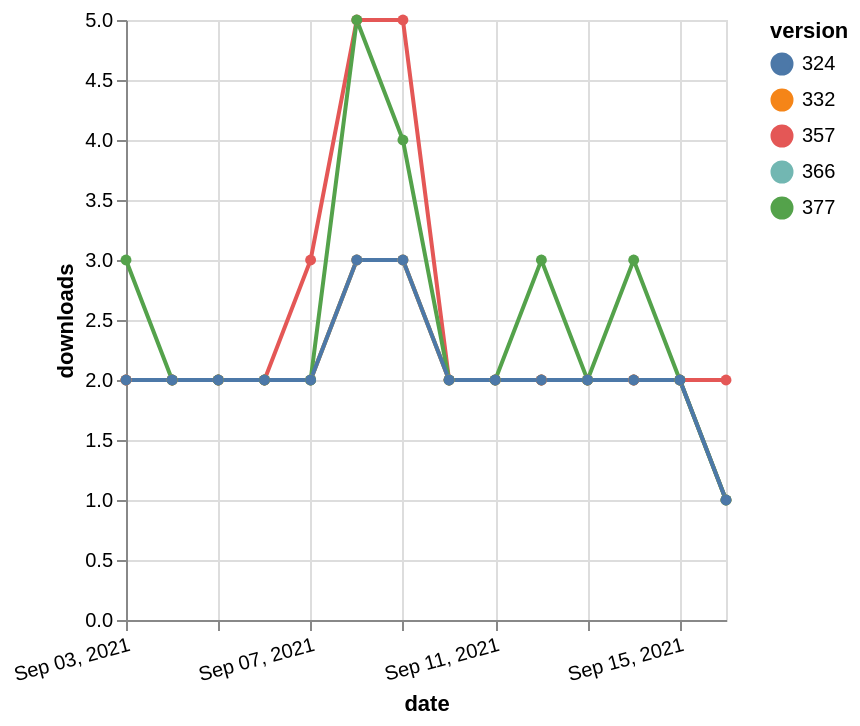

Express this chart as Vega-Lite.
### Vega-Lite specification from a JSON file in a GitHub repository (floating-point values rounded to 4 significant figures)
{"$schema": "https://vega.github.io/schema/vega-lite/v5.json", "description": "A simple bar chart with embedded data.", "data": {"values": [{"date": "2021-09-03", "total": 2325, "delta": 2, "version": "366"}, {"date": "2021-09-04", "total": 2327, "delta": 2, "version": "366"}, {"date": "2021-09-05", "total": 2329, "delta": 2, "version": "366"}, {"date": "2021-09-06", "total": 2331, "delta": 2, "version": "366"}, {"date": "2021-09-07", "total": 2333, "delta": 2, "version": "366"}, {"date": "2021-09-08", "total": 2336, "delta": 3, "version": "366"}, {"date": "2021-09-09", "total": 2339, "delta": 3, "version": "366"}, {"date": "2021-09-10", "total": 2341, "delta": 2, "version": "366"}, {"date": "2021-09-11", "total": 2343, "delta": 2, "version": "366"}, {"date": "2021-09-12", "total": 2345, "delta": 2, "version": "366"}, {"date": "2021-09-13", "total": 2347, "delta": 2, "version": "366"}, {"date": "2021-09-14", "total": 2349, "delta": 2, "version": "366"}, {"date": "2021-09-15", "total": 2351, "delta": 2, "version": "366"}, {"date": "2021-09-16", "total": 2352, "delta": 1, "version": "366"}, {"date": "2021-09-03", "total": 2903, "delta": 2, "version": "357"}, {"date": "2021-09-04", "total": 2905, "delta": 2, "version": "357"}, {"date": "2021-09-05", "total": 2907, "delta": 2, "version": "357"}, {"date": "2021-09-06", "total": 2909, "delta": 2, "version": "357"}, {"date": "2021-09-07", "total": 2912, "delta": 3, "version": "357"}, {"date": "2021-09-08", "total": 2917, "delta": 5, "version": "357"}, {"date": "2021-09-09", "total": 2922, "delta": 5, "version": "357"}, {"date": "2021-09-10", "total": 2924, "delta": 2, "version": "357"}, {"date": "2021-09-11", "total": 2926, "delta": 2, "version": "357"}, {"date": "2021-09-12", "total": 2928, "delta": 2, "version": "357"}, {"date": "2021-09-13", "total": 2930, "delta": 2, "version": "357"}, {"date": "2021-09-14", "total": 2932, "delta": 2, "version": "357"}, {"date": "2021-09-15", "total": 2934, "delta": 2, "version": "357"}, {"date": "2021-09-16", "total": 2936, "delta": 2, "version": "357"}, {"date": "2021-09-03", "total": 2905, "delta": 2, "version": "332"}, {"date": "2021-09-04", "total": 2907, "delta": 2, "version": "332"}, {"date": "2021-09-05", "total": 2909, "delta": 2, "version": "332"}, {"date": "2021-09-06", "total": 2911, "delta": 2, "version": "332"}, {"date": "2021-09-07", "total": 2913, "delta": 2, "version": "332"}, {"date": "2021-09-08", "total": 2916, "delta": 3, "version": "332"}, {"date": "2021-09-09", "total": 2919, "delta": 3, "version": "332"}, {"date": "2021-09-10", "total": 2921, "delta": 2, "version": "332"}, {"date": "2021-09-11", "total": 2923, "delta": 2, "version": "332"}, {"date": "2021-09-12", "total": 2925, "delta": 2, "version": "332"}, {"date": "2021-09-13", "total": 2927, "delta": 2, "version": "332"}, {"date": "2021-09-14", "total": 2929, "delta": 2, "version": "332"}, {"date": "2021-09-15", "total": 2931, "delta": 2, "version": "332"}, {"date": "2021-09-16", "total": 2932, "delta": 1, "version": "332"}, {"date": "2021-09-03", "total": 2176, "delta": 3, "version": "377"}, {"date": "2021-09-04", "total": 2178, "delta": 2, "version": "377"}, {"date": "2021-09-05", "total": 2180, "delta": 2, "version": "377"}, {"date": "2021-09-06", "total": 2182, "delta": 2, "version": "377"}, {"date": "2021-09-07", "total": 2184, "delta": 2, "version": "377"}, {"date": "2021-09-08", "total": 2189, "delta": 5, "version": "377"}, {"date": "2021-09-09", "total": 2193, "delta": 4, "version": "377"}, {"date": "2021-09-10", "total": 2195, "delta": 2, "version": "377"}, {"date": "2021-09-11", "total": 2197, "delta": 2, "version": "377"}, {"date": "2021-09-12", "total": 2200, "delta": 3, "version": "377"}, {"date": "2021-09-13", "total": 2202, "delta": 2, "version": "377"}, {"date": "2021-09-14", "total": 2205, "delta": 3, "version": "377"}, {"date": "2021-09-15", "total": 2207, "delta": 2, "version": "377"}, {"date": "2021-09-16", "total": 2208, "delta": 1, "version": "377"}, {"date": "2021-09-03", "total": 2538, "delta": 2, "version": "324"}, {"date": "2021-09-04", "total": 2540, "delta": 2, "version": "324"}, {"date": "2021-09-05", "total": 2542, "delta": 2, "version": "324"}, {"date": "2021-09-06", "total": 2544, "delta": 2, "version": "324"}, {"date": "2021-09-07", "total": 2546, "delta": 2, "version": "324"}, {"date": "2021-09-08", "total": 2549, "delta": 3, "version": "324"}, {"date": "2021-09-09", "total": 2552, "delta": 3, "version": "324"}, {"date": "2021-09-10", "total": 2554, "delta": 2, "version": "324"}, {"date": "2021-09-11", "total": 2556, "delta": 2, "version": "324"}, {"date": "2021-09-12", "total": 2558, "delta": 2, "version": "324"}, {"date": "2021-09-13", "total": 2560, "delta": 2, "version": "324"}, {"date": "2021-09-14", "total": 2562, "delta": 2, "version": "324"}, {"date": "2021-09-15", "total": 2564, "delta": 2, "version": "324"}, {"date": "2021-09-16", "total": 2565, "delta": 1, "version": "324"}]}, "width": "container", "mark": {"type": "line", "point": {"filled": true}}, "encoding": {"x": {"field": "date", "type": "temporal", "timeUnit": "yearmonthdate", "title": "date", "axis": {"labelAngle": -15}}, "y": {"field": "delta", "type": "quantitative", "title": "downloads"}, "color": {"field": "version", "type": "nominal"}, "tooltip": {"field": "delta"}}}
